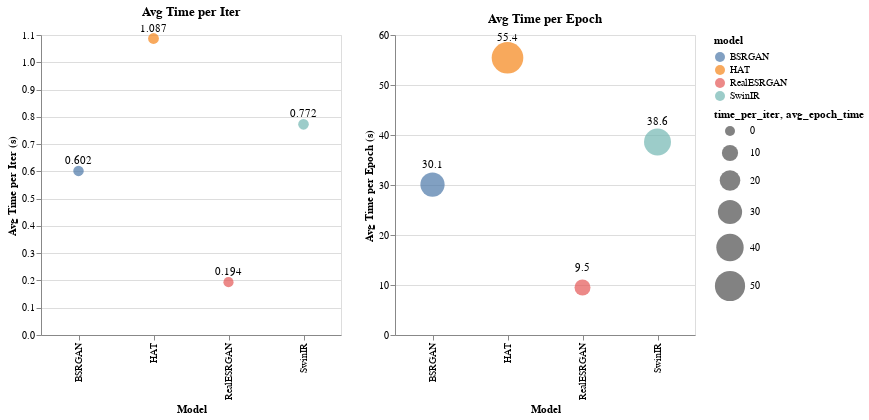

The notebook cell this image was saved under:
### Markdown cell above
## 8.2 Visualise average time per iter and epoch for each model

### Code cell
# Load CSVs
df_hat = pd.read_csv(HAT_log)
df_real = pd.read_csv(RealESRGAN_log)
df_swin = pd.read_csv(Swin_log)
df_bsrgan = pd.read_csv(BSRGAN_log)

# Standardise column: time_per_iter
df_hat["time_per_iter"] = df_hat["time_data_avg"]
df_real["time_per_iter"] = df_real["time_data"]
df_swin["time_per_iter"] = df_swin["iter_time"]
df_bsrgan["time_per_iter"] = df_bsrgan["iter_time"]

# Add model column
df_hat["model"] = "HAT"
df_real["model"] = "RealESRGAN"
df_swin["model"] = "SwinIR"
df_bsrgan["model"] = "BSRGAN"

# Concatenate all
df_all = pd.concat([df_hat[["model","epoch","iter","time_per_iter"]],
                    df_real[["model","epoch","iter","time_per_iter"]],
                    df_swin[["model","epoch","iter","time_per_iter"]],
                    df_bsrgan[["model","epoch","iter","time_per_iter"]]])

# Compute avg per iter and per epoch
avg_iter = df_all.groupby("model")["time_per_iter"].mean().reset_index()
avg_epoch = df_all.groupby("model").apply(lambda x: x["time_per_iter"].sum()).reset_index()
avg_epoch.columns = ["model","avg_epoch_time"]

# Bubble chart: avg time per iter
bubble_iter = alt.Chart(avg_iter).mark_circle().encode(
    x=alt.X('model:N', title='Model'),
    y=alt.Y('time_per_iter:Q', title='Avg Time per Iter (s)'),
    size=alt.Size('time_per_iter:Q', scale=alt.Scale(range=[100,1000])),
    color='model:N'
).properties(title='Avg Time per Iter', width=300, height=300)

labels_iter = alt.Chart(avg_iter).mark_text(
    align='center',
    baseline='middle',
    dy=-10  # move text slightly above bubble
).encode(
    x='model:N',
    y='time_per_iter:Q',
    text=alt.Text('time_per_iter:Q', format=".3f")
)

bubble_iter = bubble_iter + labels_iter


# Bubble chart: avg time per epoch
bubble_epoch = alt.Chart(avg_epoch).mark_circle().encode(
    x=alt.X('model:N', title='Model'),
    y=alt.Y('avg_epoch_time:Q', title='Avg Time per Epoch (s)'),
    size=alt.Size('avg_epoch_time:Q', scale=alt.Scale(range=[100,1000])),
    color='model:N'
).properties(title='Avg Time per Epoch', width=300, height=300)

labels_epoch = alt.Chart(avg_epoch).mark_text(
    align='center',
    baseline='middle',
    dy=-20
).encode(
    x='model:N',
    y='avg_epoch_time:Q',
    text=alt.Text('avg_epoch_time:Q', format=".1f")
)

bubble_epoch = bubble_epoch + labels_epoch


# Side-by-side
bubble_iter | bubble_epoch

### Figure 1 — Vega-Lite specification as saved in the notebook (floating-point values rounded to 4 significant figures)
{"config": {"view": {"continuousWidth": 300, "continuousHeight": 300}}, "hconcat": [{"layer": [{"mark": {"type": "circle"}, "encoding": {"color": {"field": "model", "type": "nominal"}, "size": {"field": "time_per_iter", "scale": {"range": [100, 1000]}, "type": "quantitative"}, "x": {"field": "model", "title": "Model", "type": "nominal"}, "y": {"field": "time_per_iter", "title": "Avg Time per Iter (s)", "type": "quantitative"}}, "title": "Avg Time per Iter"}, {"mark": {"type": "text", "align": "center", "baseline": "middle", "dy": -10}, "encoding": {"text": {"field": "time_per_iter", "format": ".3f", "type": "quantitative"}, "x": {"field": "model", "type": "nominal"}, "y": {"field": "time_per_iter", "type": "quantitative"}}}], "data": {"name": "data-a36f5a49dc591a2b24c5247c4a11daa6"}, "height": 300, "width": 300}, {"layer": [{"mark": {"type": "circle"}, "encoding": {"color": {"field": "model", "type": "nominal"}, "size": {"field": "avg_epoch_time", "scale": {"range": [100, 1000]}, "type": "quantitative"}, "x": {"field": "model", "title": "Model", "type": "nominal"}, "y": {"field": "avg_epoch_time", "title": "Avg Time per Epoch (s)", "type": "quantitative"}}, "title": "Avg Time per Epoch"}, {"mark": {"type": "text", "align": "center", "baseline": "middle", "dy": -20}, "encoding": {"text": {"field": "avg_epoch_time", "format": ".1f", "type": "quantitative"}, "x": {"field": "model", "type": "nominal"}, "y": {"field": "avg_epoch_time", "type": "quantitative"}}}], "data": {"name": "data-5769de6f31a77b4137dcdb3cce639839"}, "height": 300, "width": 300}], "$schema": "https://vega.github.io/schema/vega-lite/v5.20.1.json", "datasets": {"data-a36f5a49dc591a2b24c5247c4a11daa6": [{"model": "BSRGAN", "time_per_iter": 0.6017}, {"model": "HAT", "time_per_iter": 1.087}, {"model": "RealESRGAN", "time_per_iter": 0.1938}, {"model": "SwinIR", "time_per_iter": 0.7723}], "data-5769de6f31a77b4137dcdb3cce639839": [{"model": "BSRGAN", "avg_epoch_time": 30.08}, {"model": "HAT", "avg_epoch_time": 55.44}, {"model": "RealESRGAN", "avg_epoch_time": 9.498}, {"model": "SwinIR", "avg_epoch_time": 38.62}]}}
